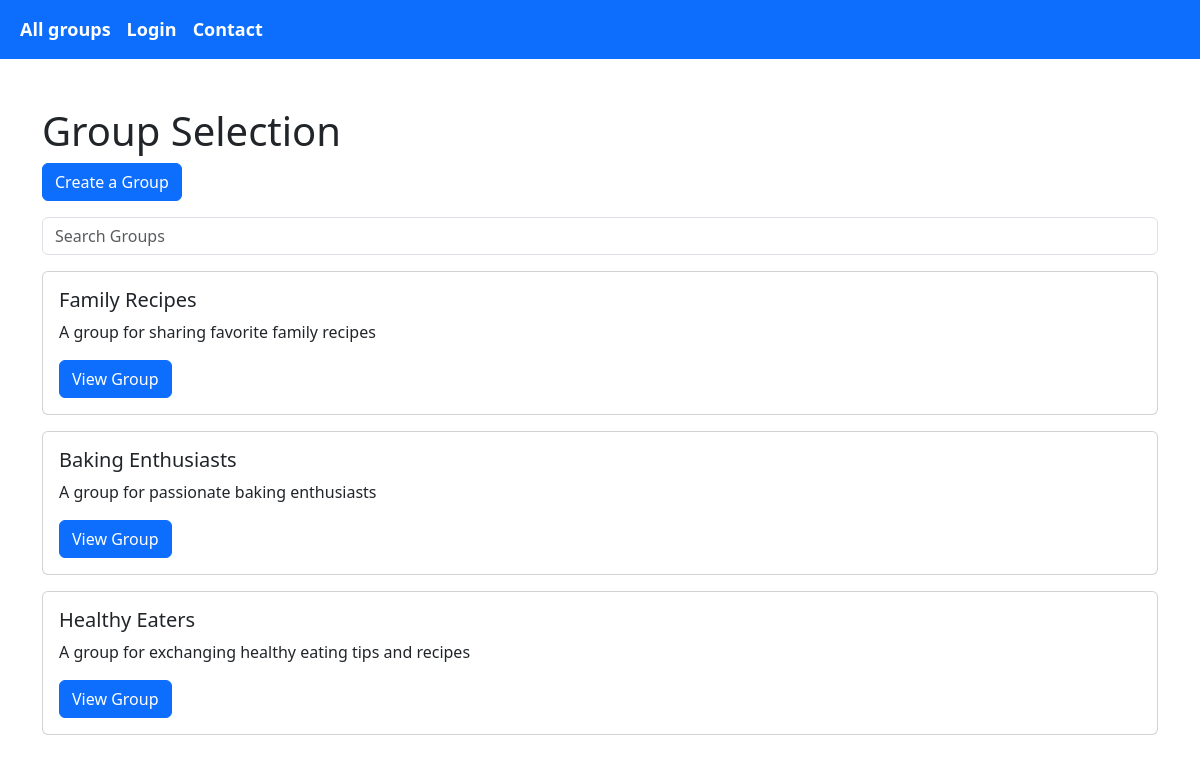
Screenshot of /index.php/group with the database file from the repository.
### tables this page shows
CREATE TABLE IF NOT EXISTS `group` (
  `id` int(11) NOT NULL AUTO_INCREMENT,
  `name` varchar(255) NOT NULL,
  `description` varchar(255),
  PRIMARY KEY (`id`)
);

### Model/GroupDB.php (called while the page is built, shortened)
<?php
class GroupDB {
    public static function getAllGroups() {
        $db = DBInit::getInstance();
        $statement = $db->prepare("SELECT id, name, description FROM `group`");
        $statement->execute();
        return $statement->fetchAll(PDO::FETCH_ASSOC);
    }
}

### View/group-selection.php (the view, shortened to what this page needs)
<!DOCTYPE html>
<html>
<head>
    <link href="https://cdn.jsdelivr.net/npm/bootstrap@5.3.0-alpha3/dist/css/bootstrap.min.css" rel="stylesheet"></head>
</head>
<body>
    <?php include 'navigation.php'; ?>
    <div class="container">
        <h1 class="mt-5">Group Selection</h1>
        <div class="mb-3">
            <a href="<?= BASE_URL . "group/create" ?>" class="btn btn-primary">Create a Group</a>
        </div>
        <div class="mb-3">
            <input type="text" id="search" class="form-control" placeholder="Search Groups">
        </div>
        <div id="groupList">
            <?php foreach ($groups as $group): ?>
                <div class="card mb-3">
                    <div class="card-body">
                        <h5 class="card-title"><?= $group['name'] ?></h5>
                        <p class="card-text"><?= $group['description'] ?></p>
                        <a href="<?= BASE_URL . "group?id=" . $group['id'] ?>" class="btn btn-primary">View Group</a>
                    </div>
                </div>
            <?php endforeach; ?>
        </div>
    </div>
</body>
</html>

### rows the page displays
group: name "Family Recipes", description "A group for sharing favorite family recipes"
group: name "Baking Enthusiasts", description "A group for passionate baking enthusiasts"
group: name "Healthy Eaters", description "A group for exchanging healthy eating tips and recipes"
